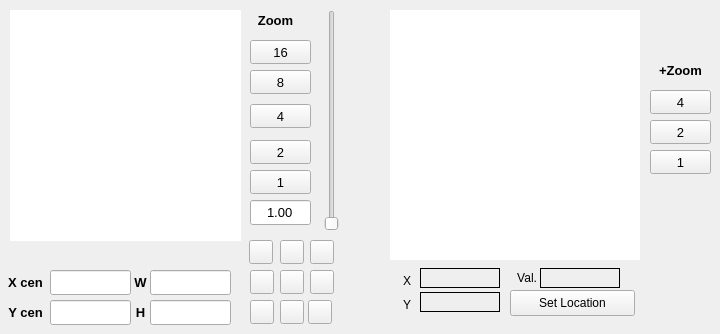
   <widget class="QWidget" name="tabView">
    <attribute name="title">
     <string>View</string>
    </attribute>
    <widget class="QLabel" name="TextPixelVal">
     <property name="geometry">
      <rect>
       <x>540</x>
       <y>268</y>
       <width>80</width>
       <height>20</height>
      </rect>
     </property>
     <property name="palette">
      <palette>
       <active>
        <colorrole role="Button">
         <brush brushstyle="SolidPattern">
          <color alpha="255">
           <red>255</red>
           <green>255</green>
           <blue>255</blue>
          </color>
         </brush>
        </colorrole>
        <colorrole role="Base">
         <brush brushstyle="SolidPattern">
          <color alpha="255">
           <red>255</red>
           <green>255</green>
           <blue>255</blue>
          </color>
         </brush>
        </colorrole>
        <colorrole role="Window">
         <brush brushstyle="SolidPattern">
          <color alpha="255">
           <red>255</red>
           <green>255</green>
           <blue>255</blue>
          </color>
         </brush>
        </colorrole>
       </active>
       <inactive>
        <colorrole role="Button">
         <brush brushstyle="SolidPattern">
          <color alpha="255">
           <red>255</red>
           <green>255</green>
           <blue>255</blue>
          </color>
         </brush>
        </colorrole>
        <colorrole role="Base">
         <brush brushstyle="SolidPattern">
          <color alpha="255">
           <red>255</red>
           <green>255</green>
           <blue>255</blue>
          </color>
         </brush>
        </colorrole>
        <colorrole role="Window">
         <brush brushstyle="SolidPattern">
          <color alpha="255">
           <red>255</red>
           <green>255</green>
           <blue>255</blue>
          </color>
         </brush>
        </colorrole>
       </inactive>
       <disabled>
        <colorrole role="Button">
         <brush brushstyle="SolidPattern">
          <color alpha="255">
           <red>255</red>
           <green>255</green>
           <blue>255</blue>
          </color>
         </brush>
        </colorrole>
        <colorrole role="Base">
         <brush brushstyle="SolidPattern">
          <color alpha="255">
           <red>255</red>
           <green>255</green>
           <blue>255</blue>
          </color>
         </brush>
        </colorrole>
        <colorrole role="Window">
         <brush brushstyle="SolidPattern">
          <color alpha="255">
           <red>255</red>
           <green>255</green>
           <blue>255</blue>
          </color>
         </brush>
        </colorrole>
       </disabled>
      </palette>
     </property>
     <property name="font">
      <font>
       <pointsize>10</pointsize>
       <weight>50</weight>
       <bold>false</bold>
      </font>
     </property>
     <property name="frameShape">
      <enum>QFrame::Box</enum>
     </property>
     <property name="text">
      <string/>
     </property>
     <property name="alignment">
      <set>Qt::AlignCenter</set>
     </property>
     <property name="textInteractionFlags">
      <set>Qt::NoTextInteraction</set>
     </property>
    </widget>
    <widget class="QLabel" name="label_10">
     <property name="geometry">
      <rect>
       <x>0</x>
       <y>300</y>
       <width>51</width>
       <height>25</height>
      </rect>
     </property>
     <property name="font">
      <font>
       <pointsize>10</pointsize>
       <weight>75</weight>
       <bold>true</bold>
      </font>
     </property>
     <property name="text">
      <string>Y cen</string>
     </property>
     <property name="alignment">
      <set>Qt::AlignCenter</set>
     </property>
    </widget>
    <widget class="QPushButton" name="Zoom4">
     <property name="geometry">
      <rect>
       <x>250</x>
       <y>104</y>
       <width>61</width>
       <height>24</height>
      </rect>
     </property>
     <property name="font">
      <font>
       <pointsize>10</pointsize>
       <weight>50</weight>
       <bold>false</bold>
      </font>
     </property>
     <property name="text">
      <string>4</string>
     </property>
    </widget>
    <widget class="QLabel" name="label_4">
     <property name="geometry">
      <rect>
       <x>250</x>
       <y>10</y>
       <width>51</width>
       <height>20</height>
      </rect>
     </property>
     <property name="font">
      <font>
       <pointsize>10</pointsize>
       <weight>75</weight>
       <bold>true</bold>
      </font>
     </property>
     <property name="text">
      <string>Zoom</string>
     </property>
     <property name="alignment">
      <set>Qt::AlignCenter</set>
     </property>
    </widget>
    <widget class="QLineEdit" name="ycenEntry">
     <property name="geometry">
      <rect>
       <x>50</x>
       <y>300</y>
       <width>81</width>
       <height>25</height>
      </rect>
     </property>
     <property name="font">
      <font>
       <pointsize>10</pointsize>
       <weight>50</weight>
       <bold>false</bold>
      </font>
     </property>
     <property name="inputMask">
      <string/>
     </property>
     <property name="text">
      <string/>
     </property>
     <property name="alignment">
      <set>Qt::AlignCenter</set>
     </property>
    </widget>
    <widget class="QLabel" name="TextCoordX">
     <property name="geometry">
      <rect>
       <x>420</x>
       <y>268</y>
       <width>80</width>
       <height>20</height>
      </rect>
     </property>
     <property name="palette">
      <palette>
       <active>
        <colorrole role="Button">
         <brush brushstyle="SolidPattern">
          <color alpha="255">
           <red>255</red>
           <green>255</green>
           <blue>255</blue>
          </color>
         </brush>
        </colorrole>
        <colorrole role="Base">
         <brush brushstyle="SolidPattern">
          <color alpha="255">
           <red>255</red>
           <green>255</green>
           <blue>255</blue>
          </color>
         </brush>
        </colorrole>
        <colorrole role="Window">
         <brush brushstyle="SolidPattern">
          <color alpha="255">
           <red>255</red>
           <green>255</green>
           <blue>255</blue>
          </color>
         </brush>
        </colorrole>
       </active>
       <inactive>
        <colorrole role="Button">
         <brush brushstyle="SolidPattern">
          <color alpha="255">
           <red>255</red>
           <green>255</green>
           <blue>255</blue>
          </color>
         </brush>
        </colorrole>
        <colorrole role="Base">
         <brush brushstyle="SolidPattern">
          <color alpha="255">
           <red>255</red>
           <green>255</green>
           <blue>255</blue>
          </color>
         </brush>
        </colorrole>
        <colorrole role="Window">
         <brush brushstyle="SolidPattern">
          <color alpha="255">
           <red>255</red>
           <green>255</green>
           <blue>255</blue>
          </color>
         </brush>
        </colorrole>
       </inactive>
       <disabled>
        <colorrole role="Button">
         <brush brushstyle="SolidPattern">
          <color alpha="255">
           <red>255</red>
           <green>255</green>
           <blue>255</blue>
          </color>
         </brush>
        </colorrole>
        <colorrole role="Base">
         <brush brushstyle="SolidPattern">
          <color alpha="255">
           <red>255</red>
           <green>255</green>
           <blue>255</blue>
          </color>
         </brush>
        </colorrole>
        <colorrole role="Window">
         <brush brushstyle="SolidPattern">
          <color alpha="255">
           <red>255</red>
           <green>255</green>
           <blue>255</blue>
          </color>
         </brush>
        </colorrole>
       </disabled>
      </palette>
     </property>
     <property name="font">
      <font>
       <pointsize>10</pointsize>
       <weight>50</weight>
       <bold>false</bold>
      </font>
     </property>
     <property name="frameShape">
      <enum>QFrame::Box</enum>
     </property>
     <property name="text">
      <string/>
     </property>
     <property name="alignment">
      <set>Qt::AlignCenter</set>
     </property>
     <property name="textInteractionFlags">
      <set>Qt::NoTextInteraction</set>
     </property>
    </widget>
    <widget class="QLabel" name="label_12">
     <property name="geometry">
      <rect>
       <x>130</x>
       <y>300</y>
       <width>21</width>
       <height>25</height>
      </rect>
     </property>
     <property name="font">
      <font>
       <pointsize>10</pointsize>
       <weight>75</weight>
       <bold>true</bold>
      </font>
     </property>
     <property name="text">
      <string>H</string>
     </property>
     <property name="alignment">
      <set>Qt::AlignCenter</set>
     </property>
    </widget>
    <widget class="QPushButton" name="view_left">
     <property name="geometry">
      <rect>
       <x>250</x>
       <y>270</y>
       <width>24</width>
       <height>24</height>
      </rect>
     </property>
     <property name="text">
      <string/>
     </property>
     <property name="icon">
      <iconset resource="../res/imviewer.qrc">
       <normaloff>:/icons/arrow_left_128.png</normaloff>:/icons/arrow_left_128.png</iconset>
     </property>
     <property name="iconSize">
      <size>
       <width>1624</width>
       <height>24</height>
      </size>
     </property>
    </widget>
    <widget class="QLineEdit" name="widthEntry">
     <property name="geometry">
      <rect>
       <x>150</x>
       <y>270</y>
       <width>81</width>
       <height>25</height>
      </rect>
     </property>
     <property name="font">
      <font>
       <pointsize>10</pointsize>
       <weight>50</weight>
       <bold>false</bold>
      </font>
     </property>
     <property name="inputMask">
      <string/>
     </property>
     <property name="text">
      <string/>
     </property>
     <property name="alignment">
      <set>Qt::AlignCenter</set>
     </property>
    </widget>
    <widget class="QLabel" name="label_11">
     <property name="geometry">
      <rect>
       <x>0</x>
       <y>270</y>
       <width>51</width>
       <height>25</height>
      </rect>
     </property>
     <property name="font">
      <font>
       <pointsize>10</pointsize>
       <weight>75</weight>
       <bold>true</bold>
      </font>
     </property>
     <property name="text">
      <string>X cen</string>
     </property>
     <property name="alignment">
      <set>Qt::AlignCenter</set>
     </property>
    </widget>
    <widget class="QPushButton" name="view_ur">
     <property name="geometry">
      <rect>
       <x>310</x>
       <y>240</y>
       <width>24</width>
       <height>24</height>
      </rect>
     </property>
     <property name="text">
      <string/>
     </property>
     <property name="icon">
      <iconset resource="../res/imviewer.qrc">
       <normaloff>:/icons/arrow_up_right_128.png</normaloff>:/icons/arrow_up_right_128.png</iconset>
     </property>
     <property name="iconSize">
      <size>
       <width>24</width>
       <height>24</height>
      </size>
     </property>
    </widget>
    <widget class="QPushButton" name="view_dr">
     <property name="geometry">
      <rect>
       <x>308</x>
       <y>300</y>
       <width>24</width>
       <height>24</height>
      </rect>
     </property>
     <property name="text">
      <string/>
     </property>
     <property name="icon">
      <iconset resource="../res/imviewer.qrc">
       <normaloff>:/icons/arrow_down_right_128.png</normaloff>:/icons/arrow_down_right_128.png</iconset>
     </property>
     <property name="iconSize">
      <size>
       <width>24</width>
       <height>24</height>
      </size>
     </property>
    </widget>
    <widget class="QLineEdit" name="ZoomEntry">
     <property name="geometry">
      <rect>
       <x>250</x>
       <y>200</y>
       <width>61</width>
       <height>25</height>
      </rect>
     </property>
     <property name="font">
      <font>
       <pointsize>10</pointsize>
       <weight>50</weight>
       <bold>false</bold>
      </font>
     </property>
     <property name="inputMask">
      <string/>
     </property>
     <property name="text">
      <string>1.00</string>
     </property>
     <property name="alignment">
      <set>Qt::AlignCenter</set>
     </property>
    </widget>
    <widget class="QGraphicsView" name="pointerView">
     <property name="geometry">
      <rect>
       <x>390</x>
       <y>10</y>
       <width>250</width>
       <height>250</height>
      </rect>
     </property>
     <property name="frameShape">
      <enum>QFrame::NoFrame</enum>
     </property>
     <property name="frameShadow">
      <enum>QFrame::Plain</enum>
     </property>
     <property name="verticalScrollBarPolicy">
      <enum>Qt::ScrollBarAlwaysOff</enum>
     </property>
     <property name="horizontalScrollBarPolicy">
      <enum>Qt::ScrollBarAlwaysOff</enum>
     </property>
     <property name="backgroundBrush">
      <brush brushstyle="SolidPattern">
       <color alpha="255">
        <red>0</red>
        <green>0</green>
        <blue>0</blue>
       </color>
      </brush>
     </property>
     <property name="cacheMode">
      <set>QGraphicsView::CacheBackground</set>
     </property>
     <property name="viewportUpdateMode">
      <enum>QGraphicsView::SmartViewportUpdate</enum>
     </property>
     <property name="optimizationFlags">
      <set>QGraphicsView::DontAdjustForAntialiasing</set>
     </property>
    </widget>
    <widget class="QPushButton" name="view_center">
     <property name="geometry">
      <rect>
       <x>280</x>
       <y>270</y>
       <width>24</width>
       <height>24</height>
      </rect>
     </property>
     <property name="text">
      <string/>
     </property>
     <property name="icon">
      <iconset resource="../res/imviewer.qrc">
       <normaloff>:/icons/square_128.png</normaloff>:/icons/square_128.png</iconset>
     </property>
     <property name="iconSize">
      <size>
       <width>24</width>
       <height>24</height>
      </size>
     </property>
    </widget>
    <widget class="QLabel" name="TextPixelValLabel">
     <property name="geometry">
      <rect>
       <x>486</x>
       <y>268</y>
       <width>51</width>
       <height>20</height>
      </rect>
     </property>
     <property name="text">
      <string>Val.</string>
     </property>
     <property name="alignment">
      <set>Qt::AlignRight|Qt::AlignTrailing|Qt::AlignVCenter</set>
     </property>
    </widget>
    <widget class="QLineEdit" name="heightEntry">
     <property name="geometry">
      <rect>
       <x>150</x>
       <y>300</y>
       <width>81</width>
       <height>25</height>
      </rect>
     </property>
     <property name="font">
      <font>
       <pointsize>10</pointsize>
       <weight>50</weight>
       <bold>false</bold>
      </font>
     </property>
     <property name="inputMask">
      <string/>
     </property>
     <property name="text">
      <string/>
     </property>
     <property name="alignment">
      <set>Qt::AlignCenter</set>
     </property>
    </widget>
    <widget class="QPushButton" name="Zoom8">
     <property name="geometry">
      <rect>
       <x>250</x>
       <y>70</y>
       <width>61</width>
       <height>24</height>
      </rect>
     </property>
     <property name="font">
      <font>
       <pointsize>10</pointsize>
       <weight>50</weight>
       <bold>false</bold>
      </font>
     </property>
     <property name="text">
      <string>8</string>
     </property>
    </widget>
    <widget class="QPushButton" name="view_right">
     <property name="geometry">
      <rect>
       <x>310</x>
       <y>270</y>
       <width>24</width>
       <height>24</height>
      </rect>
     </property>
     <property name="text">
      <string/>
     </property>
     <property name="icon">
      <iconset resource="../res/imviewer.qrc">
       <normaloff>:/icons/arrow_right_128.png</normaloff>:/icons/arrow_right_128.png</iconset>
     </property>
     <property name="iconSize">
      <size>
       <width>24</width>
       <height>24</height>
      </size>
     </property>
     <property name="checkable">
      <bool>false</bool>
     </property>
     <property name="flat">
      <bool>false</bool>
     </property>
    </widget>
    <widget class="QPushButton" name="view_down">
     <property name="geometry">
      <rect>
       <x>280</x>
       <y>300</y>
       <width>24</width>
       <height>24</height>
      </rect>
     </property>
     <property name="text">
      <string/>
     </property>
     <property name="icon">
      <iconset resource="../res/imviewer.qrc">
       <normaloff>:/icons/arrow_down_128.png</normaloff>:/icons/arrow_down_128.png</iconset>
     </property>
     <property name="iconSize">
      <size>
       <width>24</width>
       <height>24</height>
      </size>
     </property>
    </widget>
    <widget class="QLabel" name="TextCoordY">
     <property name="geometry">
      <rect>
       <x>420</x>
       <y>292</y>
       <width>80</width>
       <height>20</height>
      </rect>
     </property>
     <property name="palette">
      <palette>
       <active>
        <colorrole role="Button">
         <brush brushstyle="SolidPattern">
          <color alpha="255">
           <red>255</red>
           <green>255</green>
           <blue>255</blue>
          </color>
         </brush>
        </colorrole>
        <colorrole role="Base">
         <brush brushstyle="SolidPattern">
          <color alpha="255">
           <red>255</red>
           <green>255</green>
           <blue>255</blue>
          </color>
         </brush>
        </colorrole>
        <colorrole role="Window">
         <brush brushstyle="SolidPattern">
          <color alpha="255">
           <red>255</red>
           <green>255</green>
           <blue>255</blue>
          </color>
         </brush>
        </colorrole>
       </active>
       <inactive>
        <colorrole role="Button">
         <brush brushstyle="SolidPattern">
          <color alpha="255">
           <red>255</red>
           <green>255</green>
           <blue>255</blue>
          </color>
         </brush>
        </colorrole>
        <colorrole role="Base">
         <brush brushstyle="SolidPattern">
          <color alpha="255">
           <red>255</red>
           <green>255</green>
           <blue>255</blue>
          </color>
         </brush>
        </colorrole>
        <colorrole role="Window">
         <brush brushstyle="SolidPattern">
          <color alpha="255">
           <red>255</red>
           <green>255</green>
           <blue>255</blue>
          </color>
         </brush>
        </colorrole>
       </inactive>
       <disabled>
        <colorrole role="Button">
         <brush brushstyle="SolidPattern">
          <color alpha="255">
           <red>255</red>
           <green>255</green>
           <blue>255</blue>
          </color>
         </brush>
        </colorrole>
        <colorrole role="Base">
         <brush brushstyle="SolidPattern">
          <color alpha="255">
           <red>255</red>
           <green>255</green>
           <blue>255</blue>
          </color>
         </brush>
        </colorrole>
        <colorrole role="Window">
         <brush brushstyle="SolidPattern">
          <color alpha="255">
           <red>255</red>
           <green>255</green>
           <blue>255</blue>
          </color>
         </brush>
        </colorrole>
       </disabled>
      </palette>
     </property>
     <property name="font">
      <font>
       <pointsize>10</pointsize>
       <weight>50</weight>
       <bold>false</bold>
      </font>
     </property>
     <property name="frameShape">
      <enum>QFrame::Box</enum>
     </property>
     <property name="text">
      <string/>
     </property>
     <property name="alignment">
      <set>Qt::AlignCenter</set>
     </property>
     <property name="textInteractionFlags">
      <set>Qt::NoTextInteraction</set>
     </property>
    </widget>
    <widget class="QPushButton" name="Zoom2">
     <property name="geometry">
      <rect>
       <x>250</x>
       <y>140</y>
       <width>61</width>
       <height>24</height>
      </rect>
     </property>
     <property name="font">
      <font>
       <pointsize>10</pointsize>
       <weight>50</weight>
       <bold>false</bold>
      </font>
     </property>
     <property name="text">
      <string>2</string>
     </property>
    </widget>
    <widget class="QPushButton" name="view_ul">
     <property name="geometry">
      <rect>
       <x>249</x>
       <y>240</y>
       <width>24</width>
       <height>24</height>
      </rect>
     </property>
     <property name="text">
      <string/>
     </property>
     <property name="icon">
      <iconset resource="../res/imviewer.qrc">
       <normaloff>:/icons/arrow_up_left_128.png</normaloff>:/icons/arrow_up_left_128.png</iconset>
     </property>
     <property name="iconSize">
      <size>
       <width>24</width>
       <height>24</height>
      </size>
     </property>
    </widget>
    <widget class="QSlider" name="ZoomSlider">
     <property name="geometry">
      <rect>
       <x>320</x>
       <y>10</y>
       <width>23</width>
       <height>221</height>
      </rect>
     </property>
     <property name="font">
      <font>
       <pointsize>10</pointsize>
       <weight>50</weight>
       <bold>false</bold>
      </font>
     </property>
     <property name="maximum">
      <number>280</number>
     </property>
     <property name="pageStep">
      <number>1</number>
     </property>
     <property name="orientation">
      <enum>Qt::Vertical</enum>
     </property>
     <property name="tickPosition">
      <enum>QSlider::NoTicks</enum>
     </property>
     <property name="tickInterval">
      <number>40</number>
     </property>
    </widget>
    <widget class="QLabel" name="label_9">
     <property name="geometry">
      <rect>
       <x>130</x>
       <y>270</y>
       <width>21</width>
       <height>25</height>
      </rect>
     </property>
     <property name="font">
      <font>
       <pointsize>10</pointsize>
       <weight>75</weight>
       <bold>true</bold>
      </font>
     </property>
     <property name="text">
      <string>W</string>
     </property>
     <property name="alignment">
      <set>Qt::AlignCenter</set>
     </property>
    </widget>
    <widget class="QLabel" name="TextCoordXLabel">
     <property name="geometry">
      <rect>
       <x>380</x>
       <y>271</y>
       <width>31</width>
       <height>20</height>
      </rect>
     </property>
     <property name="text">
      <string>X</string>
     </property>
     <property name="alignment">
      <set>Qt::AlignRight|Qt::AlignTrailing|Qt::AlignVCenter</set>
     </property>
    </widget>
    <widget class="QPushButton" name="Zoom16">
     <property name="geometry">
      <rect>
       <x>250</x>
       <y>40</y>
       <width>61</width>
       <height>24</height>
      </rect>
     </property>
     <property name="font">
      <font>
       <pointsize>10</pointsize>
       <weight>50</weight>
       <bold>false</bold>
      </font>
     </property>
     <property name="text">
      <string>16</string>
     </property>
    </widget>
    <widget class="QLabel" name="TextCoordYLabel">
     <property name="geometry">
      <rect>
       <x>380</x>
       <y>295</y>
       <width>31</width>
       <height>20</height>
      </rect>
     </property>
     <property name="text">
      <string>Y</string>
     </property>
     <property name="alignment">
      <set>Qt::AlignRight|Qt::AlignTrailing|Qt::AlignVCenter</set>
     </property>
    </widget>
    <widget class="QPushButton" name="view_dl">
     <property name="geometry">
      <rect>
       <x>250</x>
       <y>300</y>
       <width>24</width>
       <height>24</height>
      </rect>
     </property>
     <property name="text">
      <string/>
     </property>
     <property name="icon">
      <iconset resource="../res/imviewer.qrc">
       <normaloff>:/icons/arrow_down_left_128.png</normaloff>:/icons/arrow_down_left_128.png</iconset>
     </property>
     <property name="iconSize">
      <size>
       <width>24</width>
       <height>24</height>
      </size>
     </property>
    </widget>
    <widget class="QLineEdit" name="xcenEntry">
     <property name="geometry">
      <rect>
       <x>50</x>
       <y>270</y>
       <width>81</width>
       <height>25</height>
      </rect>
     </property>
     <property name="font">
      <font>
       <pointsize>10</pointsize>
       <weight>50</weight>
       <bold>false</bold>
      </font>
     </property>
     <property name="inputMask">
      <string/>
     </property>
     <property name="text">
      <string/>
     </property>
     <property name="alignment">
      <set>Qt::AlignCenter</set>
     </property>
    </widget>
    <widget class="QPushButton" name="Zoom1">
     <property name="geometry">
      <rect>
       <x>250</x>
       <y>170</y>
       <width>61</width>
       <height>24</height>
      </rect>
     </property>
     <property name="font">
      <font>
       <pointsize>10</pointsize>
       <weight>50</weight>
       <bold>false</bold>
      </font>
     </property>
     <property name="text">
      <string>1</string>
     </property>
    </widget>
    <widget class="QPushButton" name="view_up">
     <property name="geometry">
      <rect>
       <x>280</x>
       <y>240</y>
       <width>24</width>
       <height>24</height>
      </rect>
     </property>
     <property name="text">
      <string/>
     </property>
     <property name="icon">
      <iconset resource="../res/imviewer.qrc">
       <normaloff>:/icons/arrow_up_128.png</normaloff>:/icons/arrow_up_128.png</iconset>
     </property>
     <property name="iconSize">
      <size>
       <width>24</width>
       <height>24</height>
      </size>
     </property>
    </widget>
    <widget class="QGraphicsView" name="viewView">
     <property name="geometry">
      <rect>
       <x>10</x>
       <y>10</y>
       <width>231</width>
       <height>231</height>
      </rect>
     </property>
     <property name="sizePolicy">
      <sizepolicy hsizetype="Fixed" vsizetype="Fixed">
       <horstretch>0</horstretch>
       <verstretch>0</verstretch>
      </sizepolicy>
     </property>
     <property name="acceptDrops">
      <bool>false</bool>
     </property>
     <property name="frameShape">
      <enum>QFrame::NoFrame</enum>
     </property>
     <property name="frameShadow">
      <enum>QFrame::Plain</enum>
     </property>
     <property name="verticalScrollBarPolicy">
      <enum>Qt::ScrollBarAlwaysOff</enum>
     </property>
     <property name="horizontalScrollBarPolicy">
      <enum>Qt::ScrollBarAlwaysOff</enum>
     </property>
     <property name="backgroundBrush">
      <brush brushstyle="SolidPattern">
       <color alpha="255">
        <red>0</red>
        <green>0</green>
        <blue>0</blue>
       </color>
      </brush>
     </property>
     <property name="optimizationFlags">
      <set>QGraphicsView::DontAdjustForAntialiasing</set>
     </property>
    </widget>
    <widget class="QPushButton" name="pointerSetLocButton">
     <property name="geometry">
      <rect>
       <x>510</x>
       <y>290</y>
       <width>125</width>
       <height>26</height>
      </rect>
     </property>
     <property name="text">
      <string>Set Location</string>
     </property>
    </widget>
    <widget class="QPushButton" name="overZoom4">
     <property name="geometry">
      <rect>
       <x>650</x>
       <y>90</y>
       <width>61</width>
       <height>24</height>
      </rect>
     </property>
     <property name="font">
      <font>
       <pointsize>10</pointsize>
       <weight>50</weight>
       <bold>false</bold>
      </font>
     </property>
     <property name="text">
      <string>4</string>
     </property>
    </widget>
    <widget class="QPushButton" name="overZoom2">
     <property name="geometry">
      <rect>
       <x>650</x>
       <y>120</y>
       <width>61</width>
       <height>24</height>
      </rect>
     </property>
     <property name="font">
      <font>
       <pointsize>10</pointsize>
       <weight>50</weight>
       <bold>false</bold>
      </font>
     </property>
     <property name="text">
      <string>2</string>
     </property>
    </widget>
    <widget class="QPushButton" name="overZoom1">
     <property name="geometry">
      <rect>
       <x>650</x>
       <y>150</y>
       <width>61</width>
       <height>24</height>
      </rect>
     </property>
     <property name="font">
      <font>
       <pointsize>10</pointsize>
       <weight>50</weight>
       <bold>false</bold>
      </font>
     </property>
     <property name="text">
      <string>1</string>
     </property>
    </widget>
    <widget class="QLabel" name="label_5">
     <property name="geometry">
      <rect>
       <x>650</x>
       <y>60</y>
       <width>61</width>
       <height>20</height>
      </rect>
     </property>
     <property name="font">
      <font>
       <pointsize>10</pointsize>
       <weight>75</weight>
       <bold>true</bold>
      </font>
     </property>
     <property name="text">
      <string>+Zoom</string>
     </property>
     <property name="alignment">
      <set>Qt::AlignCenter</set>
     </property>
    </widget>
   </widget>
